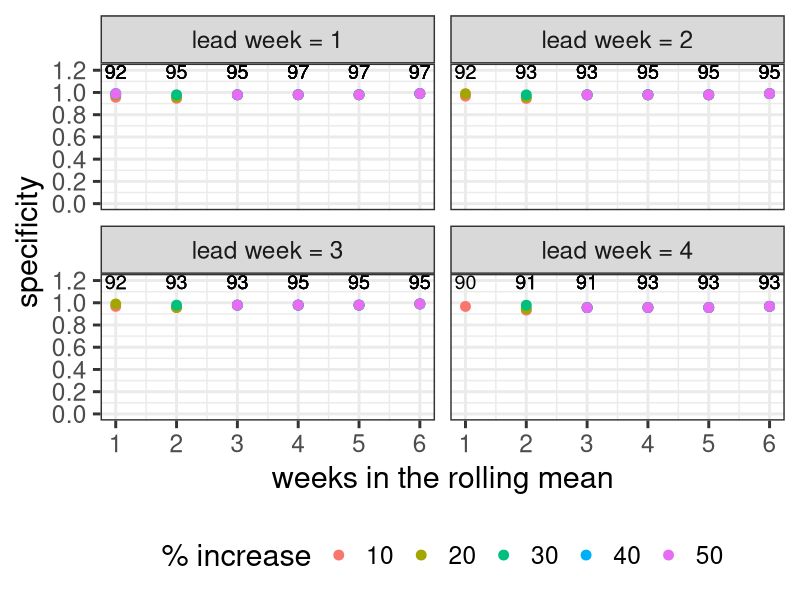

This chart was generated by the following R code: (Note: this script raises an error after producing the figure.)
rm(list = ls())

###############################################
# suststained increase three weeks 
# 
###############################################

suppressPackageStartupMessages({require(readxl)
  require(dplyr)
  require(tidyverse)
  require(stringr)
  require(data.table)
}) 



#new data 
#new data 
ww_gold_standard_mod <- read.csv("data/new_ww.csv") %>% 
  mutate(in_trough = ifelse(use_for_spec == TRUE, 0, 
                            ifelse(use_for_spec == FALSE, 1, NA)) )

wastedata <- readxl::read_excel("data/wasterwater20220314.xlsx", 
                                "Datapairs_allplants_C")

weeks = 1:6
ww_threshhold = seq(0.1, 0.5, 0.1)
lead_ww <- 1:4


indexes = expand.grid(weeks, ww_threshhold)


# Waste water data 
waste_data <- (wastedata 
               %>% rename_all(~str_replace_all(.x, " ", '')) 
               %>% rename_with(~gsub("[[:punct:]]", "", .x))
               %>% mutate(MuniName = ifelse(MuniName == "Tygerberg", "CT Tygerberg", 
                                            ifelse(MuniName == "Stellenbosch", "CT Southern",
                                                   ifelse(MuniName == "Buffalo city", "Buffalo City",  MuniName))))
               %>% rename(epi_wk = Epiweek) 
               %>% select(epi_wk, province = Province, MuniName,
                          NICDPlant, GenecopiesmL, LoggenecopiesmL)
)



# merge the waste water data and the positivity rate data
wwgold_standardfiltered <-(ww_gold_standard_mod
                           %>% select(-province)
                           %>% filter(epi_yr >= 2021 | MuniName != "Hantam")
                           %>% inner_join(waste_data)
)


# Calculate N_prev moving average

ww_gold_standard_peak_sus <- rbindlist(lapply(1:nrow(indexes), 
                                              function(x)(wwgold_standardfiltered 
                                                          %>% arrange(NICDPlant, epi_yr, epi_wk)
                                                          %>% group_by(NICDPlant) 
                                                          %>% mutate(N_log_wks = indexes[x, 1],
                                                                     percent = indexes[x, 2] *100,
                                                                     wwthreshhold = log10(1+ indexes[x, 2]),
                                                                     n_weeks_genecopies_ave = lag(frollmean(GenecopiesmL,
                                                                                                            indexes[x,1], na.rm = T),1),
                                                                     n_weeks_logcopies_ave = log10(n_weeks_genecopies_ave))
                                                          %>% mutate(test_logcopies = ifelse(LoggenecopiesmL - n_weeks_logcopies_ave > log10(1+indexes[x,2]), 1 , # should it still be % increase
                                                                                             ifelse(LoggenecopiesmL - n_weeks_logcopies_ave < log10(1+indexes[x,2]), 0, NA)),
                                                                     test_three_consecu = ifelse(lag(test_logcopies, 2) == 1 & lag(test_logcopies,1) == 1 & test_logcopies == 1, 1, 
                                                                                                 ifelse(lag(test_logcopies, 2) == 1 & lag(test_logcopies,1) == 1 & test_logcopies == 0|
                                                                                                          lag(test_logcopies, 2) == 1 & lag(test_logcopies,1) == 0 & test_logcopies == 0|
                                                                                                          lag(test_logcopies, 2) == 0 & lag(test_logcopies,1) == 0 & test_logcopies == 0|
                                                                                                          lag(test_logcopies, 2) == 0 & lag(test_logcopies,1) == 0 & test_logcopies == 1|
                                                                                                          lag(test_logcopies, 2) == 0 & lag(test_logcopies,1) == 1 & test_logcopies == 1|
                                                                                                          lag(test_logcopies, 2) == 0 & lag(test_logcopies,1) == 1 & test_logcopies == 0|
                                                                                                          lag(test_logcopies, 2) == 1 & lag(test_logcopies,1) == 0 & test_logcopies == 1,
                                                                                                        0, NA)))
                                              )))




specificitydata_filter_sus <- rbindlist(lapply(seq_along(lead_ww),function(x)(ww_gold_standard_peak_sus
                                                                              %>% arrange(NICDPlant, epi_yr, epi_wk, N_log_wks, wwthreshhold ) 
                                                                              %>% group_by(NICDPlant, N_log_wks, wwthreshhold)
                                                                              %>% mutate(lead_ww =lead_ww[x],
                                                                                         in_trough_lag = lead(in_trough,  lead_ww[x]))
                                                                              %>% filter(in_trough_lag == 0)
                                                                              %>% drop_na(test_three_consecu) 
                                                                              %>% mutate(comparison_one  = ifelse(in_trough_lag == 1 & test_three_consecu == 1, "TP",
                                                                                                                  ifelse(in_trough_lag == 1 & test_three_consecu == 0, "FN",
                                                                                                                         ifelse(in_trough_lag == 0 & test_three_consecu == 1, "FP",
                                                                                                                                ifelse(in_trough_lag == 0 & test_three_consecu == 0, "TN", NA)))))
                                                                              
)))


comparisondata_sus <- specificitydata_filter_sus %>% 
  group_by( N_log_wks, wwthreshhold, lead_ww, percent) %>%
  select(in_trough_lag, test_three_consecu,  comparison_one)# %>%
#summarise(n = n())


specificity_data_sus <- comparisondata_sus %>% 
  group_by(comparison_one, lead_ww, N_log_wks, wwthreshhold, percent) %>% 
  summarise(counts= n())  



spe_calulations_sus <- specificity_data_sus %>%
  pivot_wider(names_from = comparison_one,values_from = counts)%>%
  mutate(specificity  = TN/(TN + FP),sample  = TN + FP)


facet_names = paste("lead week =", 1:4)
names(facet_names) <- 1:4

spe_calulations_sus %>% 
  ggplot()+
  geom_point(aes(y = specificity, x = N_log_wks  , color = as.factor(percent)), size = 3)+
  theme_bw(base_size = 22, base_family = "") +
  labs(x = "weeks in the rolling mean", y = "specificity", color = "% increase")+
  theme(axis.text.x = element_text(), legend.position = "bottom")+
  scale_y_continuous(limits = c(0, 1.2), breaks = seq(0, 1.2, 0.2))+
  scale_x_continuous(limits = c(1, 6), breaks = seq(1, 6, 1))+
  geom_text(aes(x = N_log_wks, y = max(specificity, na.rm = T) + 0.2, label = sample), # some values are not the same 
            position = position_dodge(width = 0.25), size = 5)+
  facet_wrap(~lead_ww, labeller = labeller(lead_ww = facet_names))


ggsave("plots/specificity_sustained_three_week_increase.png", w = 14, h = 14)

